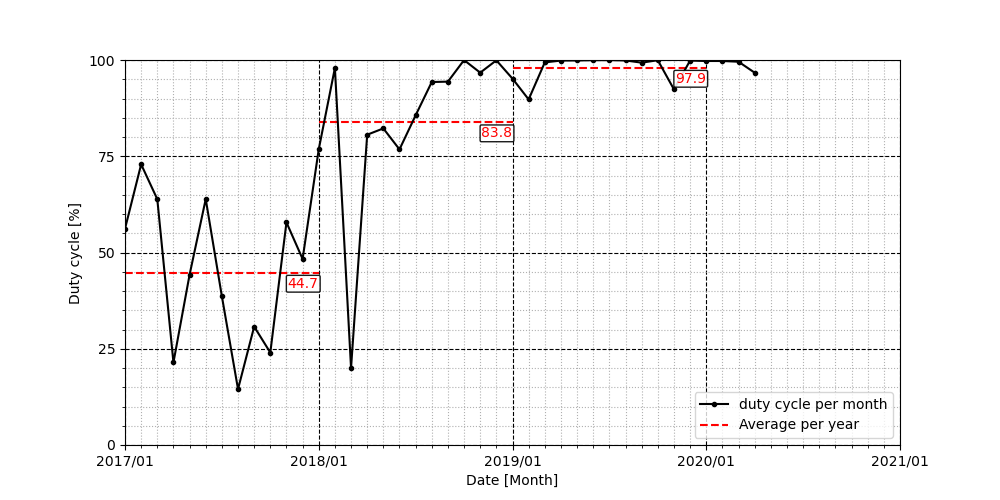

Generate this figure with Python:
import numpy as np

_dc = [
      56.17, # 2017/01, OK
      72.90, # 2017/02, OK
      63.85, # 2017/03
      21.43, # 2017/04
      44.23, # 2017/05
      63.87, # 2017/06, OK
      38.62, # 2017/07
      14.51, # 2017/08
      30.75, # 2017/09
      24.00, # 2017/10, okashii
      57.82, # 2017/11
      48.32, # 2017/12      
      76.81, # 2018/01, OK
      97.93, # 2018/02, OK
      20.00, # 2018/03, OK
      80.59, # 2018/04
      82.23, # 2018/05 
      76.78, # 2018/06
      85.63, # 2018/07
      94.28, # 2018/08
      94.38, # 2018/09
      99.98, # 2018/10
      96.71, # 2018/11
      99.91, # 2018/12
      95.16, # 2019/01, OK
      89.76, # 2019/02, OK
      99.38, # 2019/03, OK
      99.85, # 2019/04
      99.88, # 2019/05
      99.95, # 2019/06
      99.97, # 2019/07
      99.88, # 2019/08
      99.31, # 2019/09
      99.94, # 2019/10
      92.37, # 2019/11 okashii
      99.85, # 2019/12 
      99.74, # 2020/01, OK
      99.74, # 2020/02, OK
      99.55, # 2020/03, OK
      96.70, # 2020/04
    ]

dc2017 = (np.array(_dc[0:12])).mean()
dc2018 = (np.array(_dc[12:24])).mean()
dc2019 = (np.array(_dc[24:36])).mean()

import matplotlib.pyplot as plt
time = range(len(_dc))
fig, ax = plt.subplots(1,1,figsize=(10,5))
ax.plot(time,_dc,'ko-',markersize=3,label='duty cycle per month')
ax.hlines(dc2017,0,12,color='r',linestyle='--')
bbox=dict(facecolor='white', alpha=0.9,boxstyle='round',pad=0.1)
ax.text(12,dc2017-1,'{0:3.1f}'.format(dc2017),color='red',
        verticalalignment='top',horizontalalignment='right',bbox=bbox)
ax.hlines(dc2018,12,24,color='r',linestyle='--')
ax.text(24,dc2018-1,'{0:3.1f}'.format(dc2018),color='red',
        verticalalignment='top',horizontalalignment='right',bbox=bbox)
ax.hlines(dc2019,24,36,color='r',linestyle='--',
          label='Average per year')
ax.text(36,dc2019-1,'{0:3.1f}'.format(dc2019),color='red',
        verticalalignment='top',horizontalalignment='right',bbox=bbox)
ax.set_ylim(0,100)
ax.set_xlim(0,42)
ax.legend(loc='lower right')
ax.set_yticks([0,25,50,75,100],minor=False)
ax.set_yticks(range(0,100,5),minor=True)
ax.set_xticks([0,12,24,36,48],minor=False)
ax.set_xticks(range(48),minor=True)
ax.grid(which='major',linestyle='--',color='k')
ax.grid(which='minor',linestyle=':')
ax.set_xticklabels([0,25,50,75,100],
                   minor=False)
ax.set_xticklabels(['2017/01','2018/01','2019/01','2020/01','2021/01'],
                   minor=False)
ax.set_xlabel('Date [Month]')
ax.set_ylabel('Duty cycle [%]')
#ax.set_ylabel([])
plt.savefig('dutycycle.png')
plt.close()
